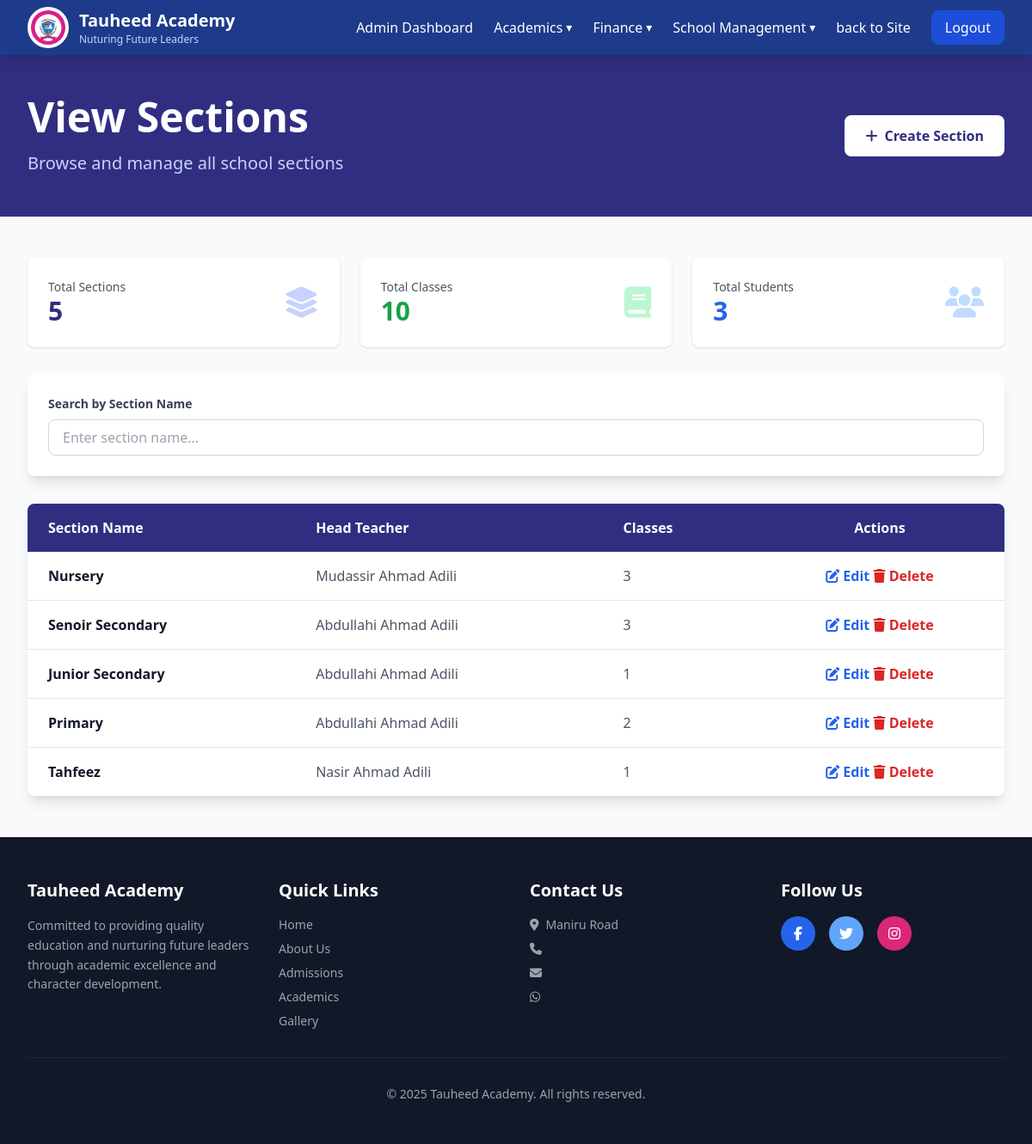
Before: /pages/admin/classes-management/sections-management.php with the older database file.
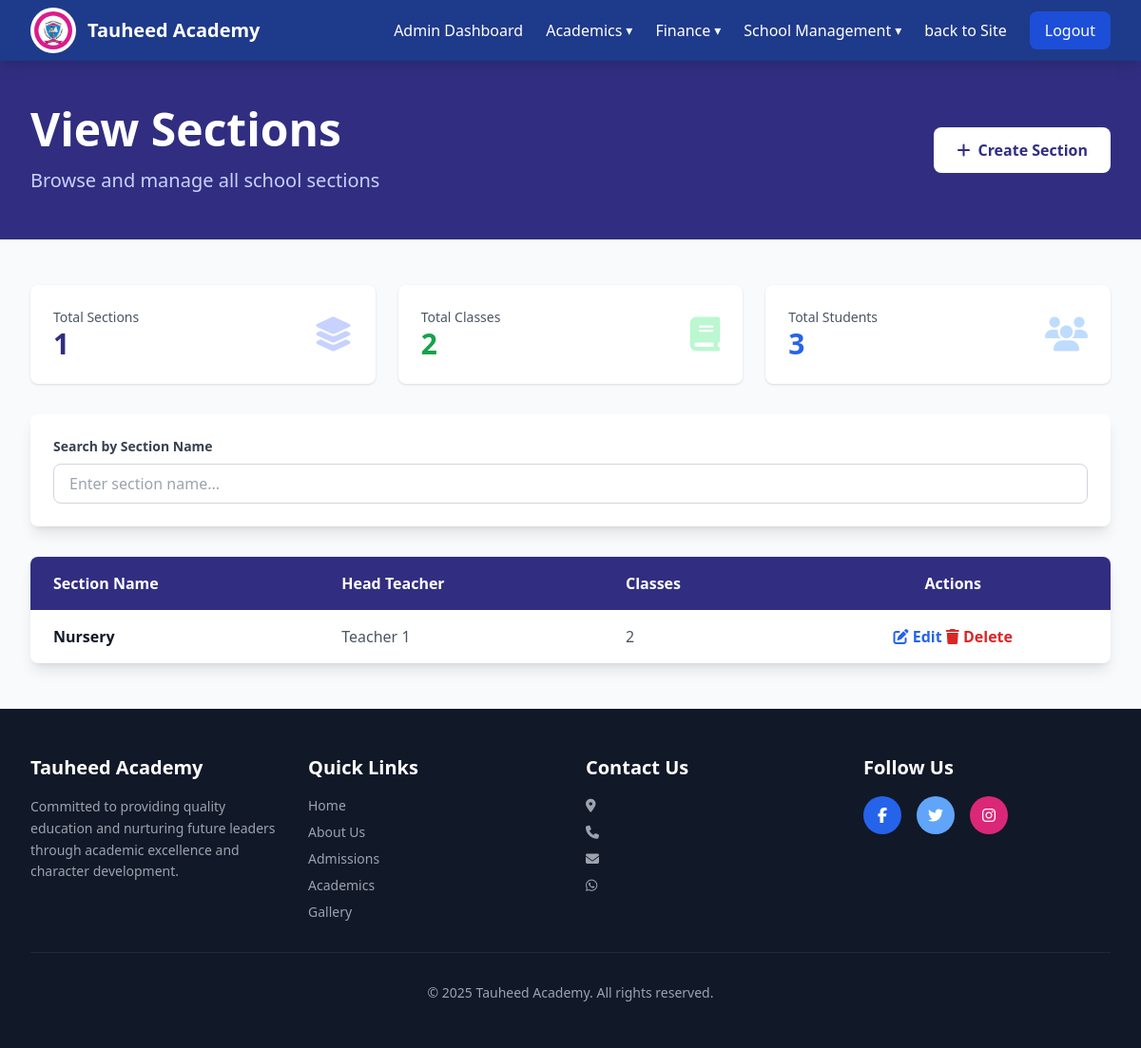
After: the same page with the newer database file.
### tables this page shows
CREATE TABLE `schools` (
  `id` int(11) NOT NULL,
  `name` varchar(150) NOT NULL,
  `motto` varchar(255) DEFAULT NULL,
  `address` varchar(255) DEFAULT NULL,
  `phone` varchar(20) DEFAULT NULL,
  `email` varchar(100) DEFAULT NULL,
  `about_message` text DEFAULT NULL,
  `welcome_message` text DEFAULT NULL,
  `whatsapp_number` varchar(20) DEFAULT NULL,
  `facebook` varchar(255) DEFAULT NULL,
  `twitter` varchar(255) DEFAULT NULL,
  `instagram` varchar(255) DEFAULT NULL,
  `admission_number_format` varchar(255) DEFAULT NULL,
  `admission_number_format_description` varchar(255) DEFAULT NULL,
  `created_at` timestamp NOT NULL DEFAULT current_timestamp(),
  `deleted_at` datetime DEFAULT NULL,
  `updated_at` timestamp NOT NULL DEFAULT current_timestamp() ON UPDATE current_timestamp()
);

CREATE TABLE `sections` (
  `id` int(11) NOT NULL,
  `name` varchar(100) NOT NULL,
  `description` text DEFAULT NULL,
  `head_teacher_id` int(11) DEFAULT NULL,
  `created_at` timestamp NOT NULL DEFAULT current_timestamp(),
  `deleted_at` datetime DEFAULT NULL,
  `updated_at` timestamp NOT NULL DEFAULT current_timestamp() ON UPDATE current_timestamp()
);

CREATE TABLE `teachers` (
  `id` int(11) NOT NULL,
  `name` varchar(100) NOT NULL,
  `email` varchar(100) NOT NULL,
  `phone` varchar(20) DEFAULT NULL,
  `address` varchar(255) DEFAULT NULL,
  `qualification` varchar(255) DEFAULT NULL,
  `experience` varchar(255) DEFAULT NULL,
  `gender` enum('male','female') DEFAULT 'male',
  `staff_no` varchar(50) DEFAULT NULL,
  `status` enum('active','inactive') DEFAULT 'active',
  `picture_path` varchar(255) DEFAULT NULL,
  `password` varchar(255) NOT NULL,
  `reset_token` varchar(255) DEFAULT NULL,
  `reset_expires` datetime DEFAULT NULL,
  `created_at` timestamp NOT NULL DEFAULT current_timestamp(),
  `deleted_at` datetime DEFAULT NULL,
  `updated_at` timestamp NOT NULL DEFAULT current_timestamp() ON UPDATE current_timestamp()
);

### routes/functions.php (called while the page is built, shortened)
<?php
include(__DIR__ .  '/./web.php');
function route($name)
{
    global $routes, $baseUrl;
    if (isset($routes[$name])) {
        return $routes[$name]['url'];
    }
    return $baseUrl . "/index.php";
}
function countDataTotal($table, $haveActivity = false)
{
    global $conn;
    $totalQuery = $conn->query("SELECT COUNT(*) AS total FROM $table WHERE deleted_at is null");
    $total = $totalQuery->fetch_assoc()['total'];
    $total = number_format($total);
    return ['total' => $total];
}

### routes/web.php (called while the page is built, shortened)
<?php
$protocol = (!empty($_SERVER['HTTPS']) && $_SERVER['HTTPS'] !== 'off') ? "https" : "http";
$host = $_SERVER['HTTP_HOST'];
if ($host === 'localhost' || preg_match('/^192\.168\./', $host)) {
    $baseUrl = $protocol . "://" . $host . "/tauheed-academy-project";
} else {
    $baseUrl = $protocol . "://" . $host;
}

### pages/admin/classes-management/sections-management.php (the view, shortened to what the changed rows need)
<?php
include(__DIR__ . '/../../../includes/header.php');
$stmt = $conn->prepare("
    SELECT
        sections.id AS section_id,
        sections.name AS section_name,
        sections.description,
        teachers.id AS teacher_id,
        teachers.name AS head_teacher_name,
        COUNT(classes.id) AS class_count
    FROM sections
    LEFT JOIN teachers
        ON sections.head_teacher_id = teachers.id
    LEFT JOIN classes
        ON classes.section_id = sections.id
        where sections.deleted_at is null
    GROUP BY
        sections.id,
        sections.name,
        sections.description,
        teachers.id,
        teachers.name
");
$stmt->execute();
$result = $stmt->get_result();
$sections = $result->fetch_all(MYSQLI_ASSOC);
$classesCount = countDataTotal('classes')['total'];
$sectionsCount = countDataTotal('sections')['total'];
?>
<body class="bg-gray-50">
    <?php include(__DIR__ . '/../includes/admins-section-nav.php') ?>
    <section class="bg-indigo-900 text-white py-12">
        <div class="max-w-7xl mx-auto px-4 sm:px-6 lg:px-8">
            <div class="flex justify-between items-center">
                <div>
                    <h1 class="text-4xl md:text-5xl font-bold mb-4">View Sections</h1>
                </div>
            </div>
        </div>
    </section>
    <section class="py-12 bg-gray-50">
        <div class="max-w-7xl mx-auto px-4 sm:px-6 lg:px-8">
            <div class="grid grid-cols-1 md:grid-cols-3 gap-6 mb-8">
                <div class="bg-white rounded-lg shadow p-6">
                    <div class="flex items-center justify-between">
                        <div>
                            <p class="text-gray-600 text-sm">Total Sections</p>
                            <p class="text-3xl font-bold text-indigo-900" id="totalSections"><?= $sectionsCount ?></p>
                        </div>
                    </div>
                </div>
                <div class="bg-white rounded-lg shadow p-6">
                    <div class="flex items-center justify-between">
                        <div>
                            <p class="text-gray-600 text-sm">Total Classes</p>
                            <p class="text-3xl font-bold text-green-600" id="totalClasses"><?= $classesCount ?></p>
                        </div>
                    </div>
                </div>
            </div>
            <div class="bg-white rounded-lg shadow-lg overflow-hidden">
                <table class="w-full">
                    <thead class="bg-indigo-900 text-white">
                        <tr>
                            <th class="px-6 py-4 text-left font-semibold">Section Name</th>
                            <th class="px-6 py-4 text-left font-semibold">Head Teacher</th>
                            <th class="px-6 py-4 text-left font-semibold">Classes</th>
                            <th class="px-6 py-4 text-center font-semibold">Actions</th>
                        </tr>
                    </thead>
                    <tbody id="sectionsTableBody" class="divide-y divide-gray-200">
                        <?php foreach ($sections as $section) : ?>
                            <tr class="hover:bg-gray-50 transition section-row" data-name="<?= $section['section_name'] ?>" data-status="active">
                                <td class="px-6 py-4 font-semibold text-gray-900"><?= $section['section_name'] ?></td>
                                <td class="px-6 py-4 text-gray-600"><?= $section['head_teacher_name'] ?></td>
                                <td class="px-6 py-4 text-gray-600"><?= $section['class_count'] ?></td>
                                <td class="px-6 py-4 text-center">
                                    <a href="<?= route('update-section') ?>?id=<?= $section['section_id'] ?>">
                                        <button class="text-blue-600 hover:text-blue-900 font-semibold">
                                            <i class="fas fa-edit"></i> Edit
                                        </button>
                                    </a>
                                    <a href="<?= route('delete-section') ?>?id=<?= $section['section_id'] ?>">
                                        <button class="text-red-600 hover:text-red-900 font-semibold">
                                            <i class="fas fa-trash"></i> Delete
                                        </button>
                                    </a>
                                </td>
                            </tr>
                        <?php endforeach ?>
                    </tbody>
                </table>
            </div>
        </div>
    </section>
    <?php include(__DIR__ . '/../../../includes/footer.php'); ?>
</body>
</html>

### pages/admin/includes/admins-section-nav.php (shortened to what the changed rows need)
<nav class="bg-blue-900 text-white sticky top-0 z-50 shadow-lg">
    <div class="max-w-7xl mx-auto px-4 sm:px-6 lg:px-8">
        <div class="flex justify-between items-center h-16">
            <div class="flex items-center gap-3">
                <div>
                    <h1 class="text-xl font-bold"><?= $school['name'] ?? 'Tauheed Academy' ?></h1>
                    <p class="text-xs text-blue-200"><?= $school['motto']; ?></p>
                </div>
            </div>
        </div>
    </div>
</nav>

### includes/footer.php (shortened to what the changed rows need)
<footer class="bg-gray-900 text-white py-12">
    <div class="max-w-7xl mx-auto px-4 sm:px-6 lg:px-8">
        <div class="grid grid-cols-1 md:grid-cols-4 gap-8">
            <div>
                <h3 class="text-xl font-bold mb-4"><?= $school['name'] ?? 'Tauheed Academy' ?></h3>
                <p class="text-gray-400 text-sm leading-relaxed">
                    Committed to providing quality education and nurturing future leaders through academic excellence and character development.
                </p>
            </div>
            <div>
                <ul class="space-y-2 text-sm text-gray-400">
                    <li><i class="fas fa-map-marker-alt mr-2"></i><?= $school['address'] ?? '' ?></li>
                    <li><i class="fas fa-phone mr-2"></i><?= $school['phone'] ?? '' ?></li>
                    <li><i class="fas fa-envelope mr-2"></i><?= $school['email'] ?? '' ?></li>
                    <li><i class="fab fa-whatsapp mr-2"></i><?= $school['whatsapp_number'] ?? '' ?></li>
                </ul>
            </div>
        </div>
        <div class="border-t border-gray-800 mt-8 pt-8 text-center text-gray-400 text-sm">
            <p>&copy; 2025 <?= $school['name'] ?? 'Tauheed Academy' ?>. All rights reserved.</p>
        </div>
    </div>
</footer>

Changed rows visible on the page:
removed sections: name "Senoir Secondary", head_teacher.name "Abdullahi Ahmad Adili", class_count "3"
removed sections: name "Junior Secondary", head_teacher.name "Abdullahi Ahmad Adili", class_count "1"
removed sections: name "Primary", head_teacher.name "Abdullahi Ahmad Adili", class_count "2"
removed sections: name "Tahfeez", head_teacher.name "Nasir Ahmad Adili", class_count "1"
changed schools "Tauheed Academy": motto "Nuturing Future Leaders" → (not shown); address "Maniru Road" → (not shown)
changed sections "Nursery": head_teacher.name "Mudassir Ahmad Adili" → "Teacher 1"; class_count "3" → "2"
Other visible differences:
$sectionsCount: "5" → "1"
$classesCount: "10" → "2"
